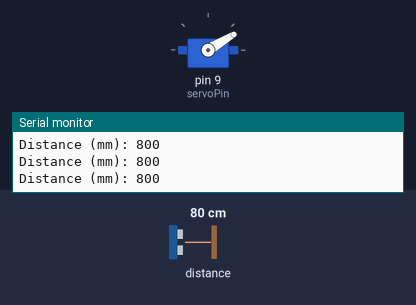
Bench run of a sketch on a simulated Arduino Uno, built with avr-gcc and run on an emulated ATmega328P. Parts: servo, the last lines printed to the serial monitor. The test bench sets the inputs (shaded band); at power-on: distance to the obstacle 80 cm.

Above: at 1.2 s.
1.3 s: distance to the obstacle set to 54 cm
4.3 s: distance to the obstacle set to 46 cm
At 4.8 s:
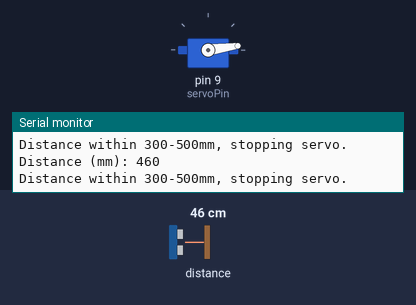
Timing chart, 0 to 7.3 s (numbered marks = the images above; inputs shaded):
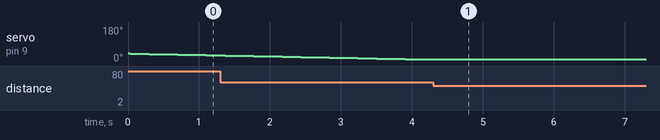

The sketch:

sketch_may24b.ino
```cpp
#include "Adafruit_VL53L0X.h"
#include <Servo.h>

Adafruit_VL53L0X lox = Adafruit_VL53L0X();
Servo myServo;

const int servoPin = 9;                // Servo motor pin
const int startAngle = 40;             // Start angle
const int endAngle = 10;               // End angle
const unsigned long moveDuration = 10000; // Servo movement duration (10 seconds)
const unsigned long delayInterval = 100; // Delay between servo steps

void setup() {
  Serial.begin(115200);
  myServo.attach(servoPin);
  myServo.write(startAngle);           // Set servo to start angle

  // Initialize VL53L0X sensor
  if (!lox.begin()) {
    Serial.println(F("Failed to boot VL53L0X"));
    while (1);
  }
  Serial.println(F("VL53L0X API Simple Ranging example\n\n"));
}

void loop() {
  unsigned long startTime = millis();
  unsigned long currentTime = startTime; // Initialize currentTime properly
  int currentAngle = startAngle;
  float angleStep = float(startAngle - endAngle) / (moveDuration / delayInterval); // Use floating point division

  bool distanceInRange = false;

  while (currentTime - startTime < moveDuration && !distanceInRange) {
    VL53L0X_RangingMeasurementData_t measure;
    lox.rangingTest(&measure, false);

    if (measure.RangeStatus != 4) {
      int distance = measure.RangeMilliMeter;
      Serial.print("Distance (mm): ");
      Serial.println(distance);

      if (distance >= 300 && distance <= 500) {
        Serial.println("Distance within 300-500mm, stopping servo.");
        distanceInRange = true;
      }
    } else {
      Serial.println(" out of range ");
    }

    currentTime = millis();
    if (!distanceInRange) {
      currentAngle -= angleStep;
      myServo.write(currentAngle);
      delay(delayInterval);
    }
  }

  if (!distanceInRange) {
    myServo.write(endAngle); // Set final angle if distance was never in range
  }

  myServo.detach(); // Stop servo motor
}
```

Measured:
- the behaviour switches between 51 and 50 cm on distance to the obstacle (found by bisection; images 0 and 1)
- after the input at 4.3 s, servo on pin 9 (servoPin): stops changing and stays 8°
